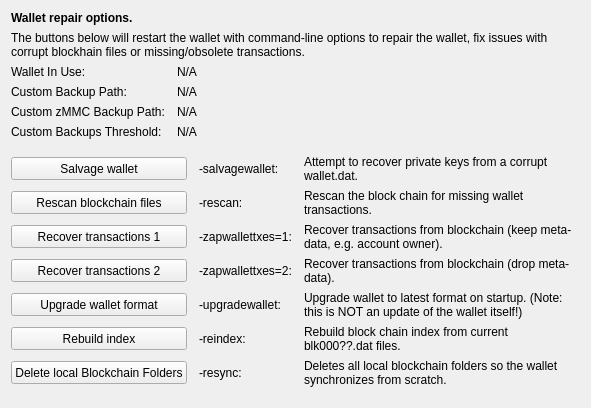
     <widget class="QWidget" name="tab_repair">
      <attribute name="title">
       <string>&amp;Wallet Repair</string>
      </attribute>
      <layout class="QGridLayout" name="gridLayout_4" columnstretch="0,0,0,0">
       <property name="horizontalSpacing">
        <number>12</number>
       </property>
       <item row="0" column="0" colspan="4">
        <widget class="QLabel" name="label_repair_header">
         <property name="font">
          <font>
           <weight>75</weight>
           <bold>true</bold>
          </font>
         </property>
         <property name="text">
          <string>Wallet repair options.</string>
         </property>
        </widget>
       </item>
       <item row="1" column="0" colspan="4">
        <widget class="QLabel" name="label_repair_helptext">
         <property name="font">
          <font>
           <weight>50</weight>
           <bold>false</bold>
          </font>
         </property>
         <property name="text">
          <string>The buttons below will restart the wallet with command-line options to repair the wallet, fix issues with corrupt blockhain files or missing/obsolete transactions.</string>
         </property>
         <property name="wordWrap">
          <bool>true</bool>
         </property>
        </widget>
       </item>
       <item row="2" column="0">
        <widget class="QLabel" name="wallet_path_label">
         <property name="text">
          <string>Wallet In Use:</string>
         </property>
        </widget>
       </item>
       <item row="2" column="1" colspan="3">
        <widget class="QLabel" name="wallet_path">
         <property name="cursor">
          <cursorShape>IBeamCursor</cursorShape>
         </property>
         <property name="text">
          <string>N/A</string>
         </property>
         <property name="textFormat">
          <enum>Qt::PlainText</enum>
         </property>
         <property name="textInteractionFlags">
          <set>Qt::LinksAccessibleByMouse|Qt::TextSelectableByKeyboard|Qt::TextSelectableByMouse</set>
         </property>
        </widget>
       </item>
       <item row="3" column="0">
        <widget class="QLabel" name="wallet_custombackuppath_label">
         <property name="text">
          <string>Custom Backup Path:</string>
         </property>
         <property name="visible">
          <bool>false</bool>
         </property>
        </widget>
       </item>
       <item row="3" column="1" colspan="3">
        <widget class="QLabel" name="wallet_custombackuppath">
         <property name="cursor">
          <cursorShape>IBeamCursor</cursorShape>
         </property>
         <property name="text">
          <string>N/A</string>
         </property>
         <property name="textFormat">
          <enum>Qt::PlainText</enum>
         </property>
         <property name="textInteractionFlags">
          <set>Qt::LinksAccessibleByMouse|Qt::TextSelectableByKeyboard|Qt::TextSelectableByMouse</set>
         </property>
         <property name="visible">
          <bool>false</bool>
         </property>
        </widget>
       </item>
       <item row="4" column="0">
        <widget class="QLabel" name="wallet_customzmmcbackuppath_label">
         <property name="text">
          <string>Custom zMMC Backup Path:</string>
         </property>
         <property name="visible">
          <bool>false</bool>
         </property>
        </widget>
       </item>
       <item row="4" column="1" colspan="3">
        <widget class="QLabel" name="wallet_customzmmcbackuppath">
         <property name="cursor">
          <cursorShape>IBeamCursor</cursorShape>
         </property>
         <property name="text">
          <string>N/A</string>
         </property>
         <property name="textFormat">
          <enum>Qt::PlainText</enum>
         </property>
         <property name="textInteractionFlags">
          <set>Qt::LinksAccessibleByMouse|Qt::TextSelectableByKeyboard|Qt::TextSelectableByMouse</set>
         </property>
         <property name="visible">
          <bool>false</bool>
         </property>
        </widget>
       </item>
       <item row="5" column="0">
        <widget class="QLabel" name="wallet_custombackupthreshold_label">
         <property name="text">
          <string>Custom Backups Threshold:</string>
         </property>
         <property name="visible">
          <bool>false</bool>
         </property>
        </widget>
       </item>
       <item row="5" column="1" colspan="3">
        <widget class="QLabel" name="wallet_custombackupthreshold">
         <property name="cursor">
          <cursorShape>IBeamCursor</cursorShape>
         </property>
         <property name="text">
          <string>N/A</string>
         </property>
         <property name="textFormat">
          <enum>Qt::PlainText</enum>
         </property>
         <property name="textInteractionFlags">
          <set>Qt::LinksAccessibleByMouse|Qt::TextSelectableByKeyboard|Qt::TextSelectableByMouse</set>
         </property>
         <property name="visible">
          <bool>false</bool>
         </property>
        </widget>
       </item>
       <item row="6" column="0">
        <spacer name="verticalSpacer_repair1">
         <property name="orientation">
          <enum>Qt::Vertical</enum>
         </property>
         <property name="sizeHint" stdset="0">
          <size>
           <width>10</width>
           <height>10</height>
          </size>
         </property>
        </spacer>
       </item>
       <item row="7" column="0" colspan="2">
        <widget class="QPushButton" name="btn_salvagewallet">
         <property name="minimumSize">
          <size>
           <width>100</width>
           <height>23</height>
          </size>
         </property>
         <property name="text">
          <string>Salvage wallet</string>
         </property>
        </widget>
       </item>
       <item row="7" column="2">
        <widget class="QLabel" name="label_repair_salvage_command">
         <property name="text">
          <string notr="true">-salvagewallet:</string>
         </property>
        </widget>
       </item>
       <item row="7" column="3">
        <widget class="QLabel" name="label_repair_salvage">
         <property name="text">
          <string>Attempt to recover private keys from a corrupt wallet.dat.</string>
         </property>
         <property name="wordWrap">
          <bool>true</bool>
         </property>
        </widget>
       </item>
       <item row="8" column="0" colspan="2">
        <widget class="QPushButton" name="btn_rescan">
         <property name="minimumSize">
          <size>
           <width>100</width>
           <height>23</height>
          </size>
         </property>
         <property name="text">
          <string>Rescan blockchain files</string>
         </property>
        </widget>
       </item>
       <item row="8" column="2">
        <widget class="QLabel" name="label_repair_rescan_command">
         <property name="text">
          <string notr="true">-rescan:</string>
         </property>
        </widget>
       </item>
       <item row="8" column="3">
        <widget class="QLabel" name="label_repair_rescan">
         <property name="text">
          <string>Rescan the block chain for missing wallet transactions.</string>
         </property>
         <property name="wordWrap">
          <bool>true</bool>
         </property>
        </widget>
       </item>
       <item row="9" column="0" colspan="2">
        <widget class="QPushButton" name="btn_zapwallettxes1">
         <property name="minimumSize">
          <size>
           <width>100</width>
           <height>23</height>
          </size>
         </property>
         <property name="text">
          <string>Recover transactions 1</string>
         </property>
        </widget>
       </item>
       <item row="9" column="2">
        <widget class="QLabel" name="label_repair_zap1_command">
         <property name="text">
          <string notr="true">-zapwallettxes=1:</string>
         </property>
        </widget>
       </item>
       <item row="9" column="3">
        <widget class="QLabel" name="label_repair_zap1">
         <property name="text">
          <string>Recover transactions from blockchain (keep meta-data, e.g. account owner).</string>
         </property>
         <property name="wordWrap">
          <bool>true</bool>
         </property>
        </widget>
       </item>
       <item row="10" column="0" colspan="2">
        <widget class="QPushButton" name="btn_zapwallettxes2">
         <property name="minimumSize">
          <size>
           <width>100</width>
           <height>23</height>
          </size>
         </property>
         <property name="text">
          <string>Recover transactions 2</string>
         </property>
        </widget>
       </item>
       <item row="10" column="2">
        <widget class="QLabel" name="label_repair_zap2_command">
         <property name="text">
          <string notr="true">-zapwallettxes=2:</string>
         </property>
        </widget>
       </item>
       <item row="10" column="3">
        <widget class="QLabel" name="label_repair_zap2">
         <property name="text">
          <string>Recover transactions from blockchain (drop meta-data).</string>
         </property>
         <property name="wordWrap">
          <bool>true</bool>
         </property>
        </widget>
       </item>
       <item row="11" column="0" colspan="2">
        <widget class="QPushButton" name="btn_upgradewallet">
         <property name="minimumSize">
          <size>
           <width>100</width>
           <height>23</height>
          </size>
         </property>
         <property name="text">
          <string>Upgrade wallet format</string>
         </property>
        </widget>
       </item>
       <item row="11" column="2">
        <widget class="QLabel" name="label_repair_upgrade_command">
         <property name="text">
          <string notr="true">-upgradewallet:</string>
         </property>
        </widget>
       </item>
       <item row="11" column="3">
        <widget class="QLabel" name="label_repair_upgrade">
         <property name="text">
          <string>Upgrade wallet to latest format on startup. (Note: this is NOT an update of the wallet itself!)</string>
         </property>
         <property name="wordWrap">
          <bool>true</bool>
         </property>
        </widget>
       </item>
       <item row="12" column="0" colspan="2">
        <widget class="QPushButton" name="btn_reindex">
         <property name="minimumSize">
          <size>
           <width>100</width>
           <height>23</height>
          </size>
         </property>
         <property name="text">
          <string>Rebuild index</string>
         </property>
        </widget>
       </item>
       <item row="12" column="2">
        <widget class="QLabel" name="label_repair_reindex_command">
         <property name="text">
          <string notr="true">-reindex:</string>
         </property>
        </widget>
       </item>
       <item row="12" column="3">
        <widget class="QLabel" name="label_repair_reindex">
         <property name="text">
          <string>Rebuild block chain index from current blk000??.dat files.</string>
         </property>
         <property name="wordWrap">
          <bool>true</bool>
         </property>
        </widget>
       </item>
       <item row="13" column="0" colspan="2">
        <widget class="QPushButton" name="btn_resync">
         <property name="minimumSize">
          <size>
           <width>100</width>
           <height>23</height>
          </size>
         </property>
         <property name="text">
          <string>Delete local Blockchain Folders</string>
         </property>
        </widget>
       </item>
       <item row="13" column="2">
        <widget class="QLabel" name="label_repair_resync_command">
         <property name="text">
          <string>-resync:</string>
         </property>
        </widget>
       </item>
       <item row="13" column="3">
        <widget class="QLabel" name="label_repair_resync">
         <property name="text">
          <string>Deletes all local blockchain folders so the wallet synchronizes from scratch.</string>
         </property>
         <property name="wordWrap">
          <bool>true</bool>
         </property>
        </widget>
       </item>
       <item row="14" column="0">
        <spacer name="verticalSpacer_repair2">
         <property name="orientation">
          <enum>Qt::Vertical</enum>
         </property>
         <property name="sizeHint" stdset="0">
          <size>
           <width>20</width>
           <height>10</height>
          </size>
         </property>
        </spacer>
       </item>
      </layout>
     </widget>
